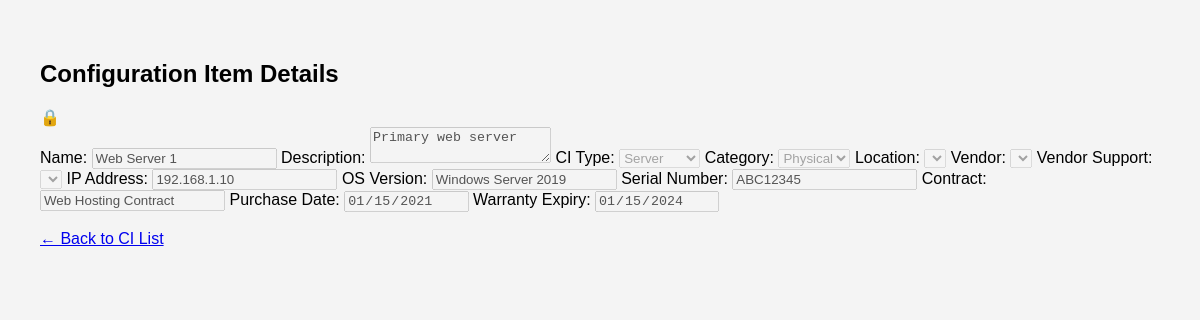
The page /app/view_ci.php?id=1 on the database its author committed.
### tables this page shows
CREATE TABLE IF NOT EXISTS configuration_items (
    id INT AUTO_INCREMENT PRIMARY KEY,
    name VARCHAR(255) NOT NULL,
    ci_type_id INT,
    description TEXT,
    status ENUM('Active', 'Inactive', 'Retired') DEFAULT 'Active',
    owner VARCHAR(255) NOT NULL,
    location VARCHAR(255) NULL,
    ip_address VARCHAR(45) NULL,
    os_version VARCHAR(100) NULL,
    serial_number VARCHAR(100) NULL,
    vendor VARCHAR(255) NULL,
    purchase_date DATE NULL,
    warranty_expiry DATE NULL,
    ci_category ENUM('Physical', 'Virtual') NOT NULL,
    contract VARCHAR(255) NULL,
    os_type VARCHAR(100) NULL,
    os_support VARCHAR(255) NULL,
    service VARCHAR(255) NULL,
    support_group VARCHAR(255) NULL,
    application_support_group VARCHAR(255) NULL,
    vendor_support VARCHAR(255) NULL,
    last_updated TIMESTAMP DEFAULT CURRENT_TIMESTAMP ON UPDATE CURRENT_TIMESTAMP,
    FOREIGN KEY (ci_type_id) REFERENCES ci_types(id) ON DELETE SET NULL
);

CREATE TABLE IF NOT EXISTS ci_types (
    id INT AUTO_INCREMENT PRIMARY KEY,
    name VARCHAR(100) NOT NULL UNIQUE,
    description TEXT
);

### app/view_ci.php (the view, shortened to what this page needs)
<?php
require 'db.php';
if (isset($_GET['id'])) {
    $ci_id = $_GET['id'];
    $stmt = $pdo->prepare("SELECT * FROM configuration_items WHERE id = ?");
    $stmt->execute([$ci_id]);
    $ci = $stmt->fetch(PDO::FETCH_ASSOC);
} else {
    die("No CI ID provided.");
}
$ci_types = $pdo->query("SELECT id, name FROM ci_types")->fetchAll(PDO::FETCH_ASSOC);
?>
<!DOCTYPE html>
<html>
<head>
    <link rel="stylesheet" type="text/css" href="styles.css">
</head>
<body>
<h2>Configuration Item Details</h2>
<div class="lock-icon" id="lockIcon" onclick="toggleEditMode()">🔒</div>
<form method="POST" id="ciForm">
    <label>Name:</label>
    <input type="text" name="name" value="<?= htmlspecialchars($ci['name']) ?>" disabled>
    <label>Description:</label>
    <textarea name="description" disabled><?= htmlspecialchars($ci['description']) ?></textarea>
    <label>CI Type:</label>
    <select name="ci_type_id" disabled>
        <?php foreach ($ci_types as $type): ?>
            <option value="<?= $type['id'] ?>" <?= $type['id'] == $ci['ci_type_id'] ? 'selected' : '' ?>>
                <?= htmlspecialchars($type['name']) ?>
            </option>
        <?php endforeach; ?>
    </select>
    <label>Category:</label>
    <select name="ci_category" disabled>
        <option value="Physical" <?= $ci['ci_category'] == 'Physical' ? 'selected' : '' ?>>Physical</option>
    </select>
    <label>Location:</label>
    <select name="location_id" disabled>
    </select>
    <label>Vendor:</label>
    <select name="vendor_id" disabled>
    </select>
    <label>Vendor Support:</label>
    <select name="vendor_support" disabled>
    </select>
    <label>IP Address:</label>
    <input type="text" name="ip_address" value="<?= htmlspecialchars($ci['ip_address']) ?>" disabled>
    <label>OS Version:</label>
    <input type="text" name="os_version" value="<?= htmlspecialchars($ci['os_version']) ?>" disabled>
    <label>Serial Number:</label>
    <input type="text" name="serial_number" value="<?= htmlspecialchars($ci['serial_number']) ?>" disabled>
    <label>Contract:</label>
    <input type="text" name="contract" value="<?= htmlspecialchars($ci['contract']) ?>" disabled>
    <label>Purchase Date:</label>
    <input type="date" name="purchase_date" value="<?= htmlspecialchars($ci['purchase_date']) ?>" disabled>
    <label>Warranty Expiry:</label>
    <input type="date" name="warranty_expiry" value="<?= htmlspecialchars($ci['warranty_expiry']) ?>" disabled>
    <br>
</form>
<br>
<a href="index.php">← Back to CI List</a>
</body>
</html>

### app/styles.css (style rules this page uses)
body { font-family: Arial, sans-serif; margin: 20px; padding: 20px; background-color: #f4f4f4; }

### rows shown on the page
configuration_items: name "Web Server 1", description "Primary web server", ci_type_id "Server", ci_category "Physical", ip_address "192.168.1.10", os_version "Windows Server 2019", serial_number "ABC12345", contract "Web Hosting Contract", purchase_date "01/15/2021", warranty_expiry "01/15/2024"
